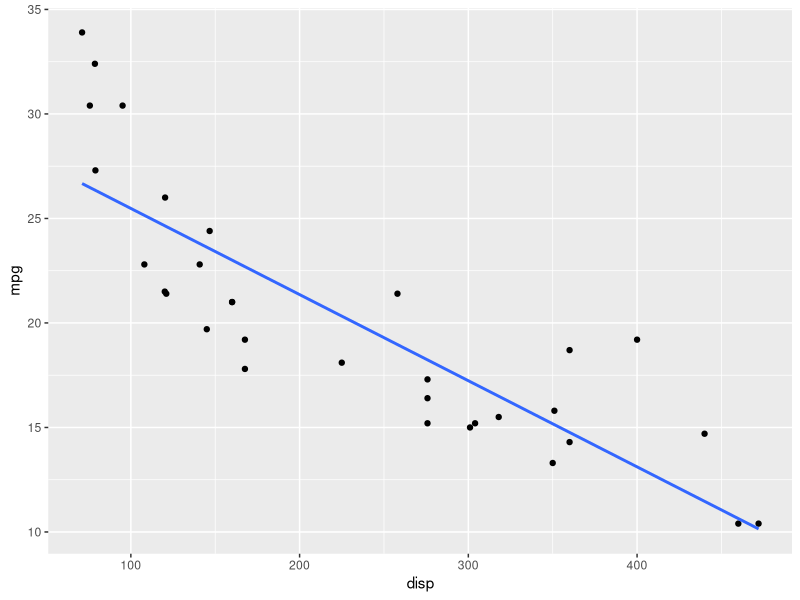

Source code (R):
## ---- chunk 1
knitr::opts_chunk$set(echo = FALSE)

library(tidyverse)
## ---- chunk 2
mean(mtcars$hp)
## ---- chunk 3
mtcars%>%
  ggplot(aes(x=disp,y=mpg))+
  geom_point()+
  geom_smooth(method = "lm",se = F)
